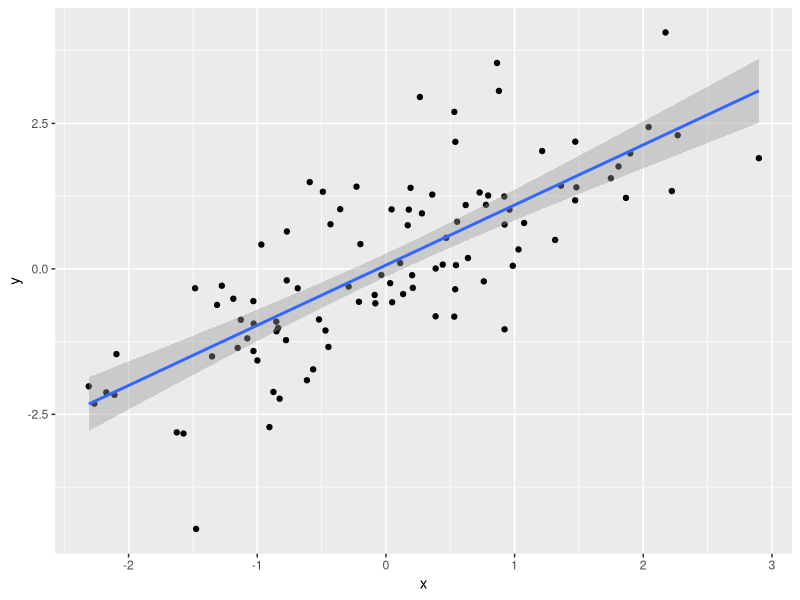
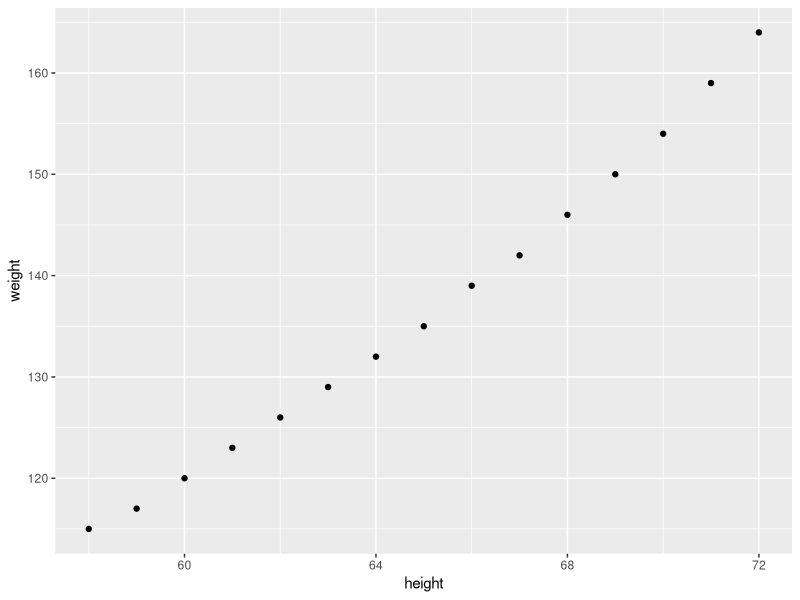
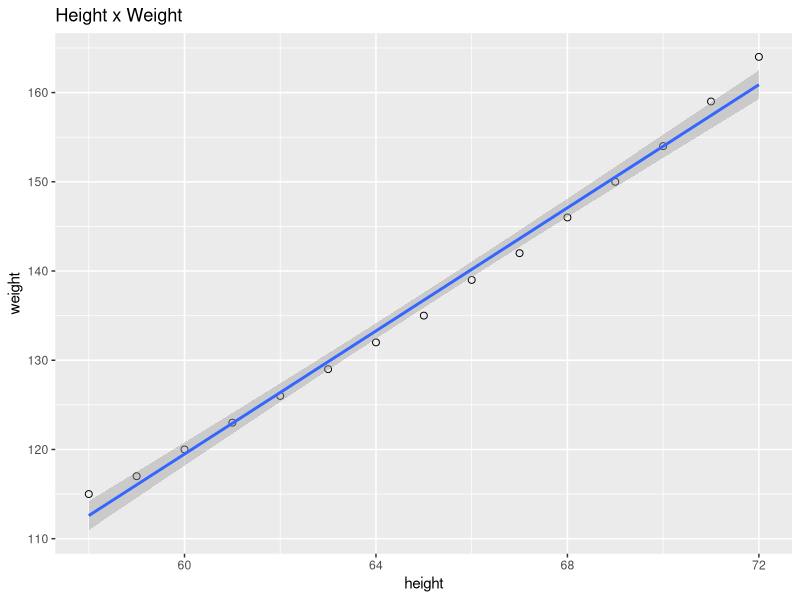

Here is the R script that generated these plots, in order:
## ---- chunk 1
set.seed(35843)             # set random seed
x <- rnorm(100)             # create x variable
head(x)
## ---- chunk 2
y <- rnorm(100) + x        # create and print the head of y variable
head(y)
## ---- chunk 3
numbers <- data.frame(x,y)
head(numbers)
corr.1 <- round(cor(x, y), 2)   # Pearson correlation + round
corr.1                         # the output to two decimal places
## ---- chunk 4
# Basic scatter plot
library(ggplot2)
ggplot(numbers, aes(x=x, y=y)) + geom_point() +
  geom_smooth(method=lm)    # adding a line
## ---- chunk 5
set.seed(12345)        # set seed and create example data
data <- data.frame(x1 = rnorm(100),
                   x2 = rnorm(100),
                   x3 = rnorm(100),
                   x4 = rnorm(100))
head(data)        # print head of example data
## ---- chunk 6
data_cor <- cor(data[ , colnames(data) != "x1"], data$x1) # calculate correlation
data_cor <- round(data_cor,2)  # round the output to 2 decimal places
data_cor
## ---- chunk 7
data.corr.1 <- round(cor(data),2) # Pearson correlation + round the output
data.corr.1
## ---- chunk 8
data(women)
# Basic scatter plot
ggplot(women, aes(x=height, y=weight)) + geom_point()

ggplot(women, aes(x=height, y=weight)) + 
  geom_point(size=2, shape=21) +   # changing the dots size and shape
  geom_smooth(method=lm) +         # adding the line 
  labs(title = "Height x Weight")  # adding the title
## ---- chunk 9
corr.2 <- cor(women$height, women$weight, method = 'pearson')
corr.2 <- round(corr.2, 2) # rounding the number to two decimals
corr.2
